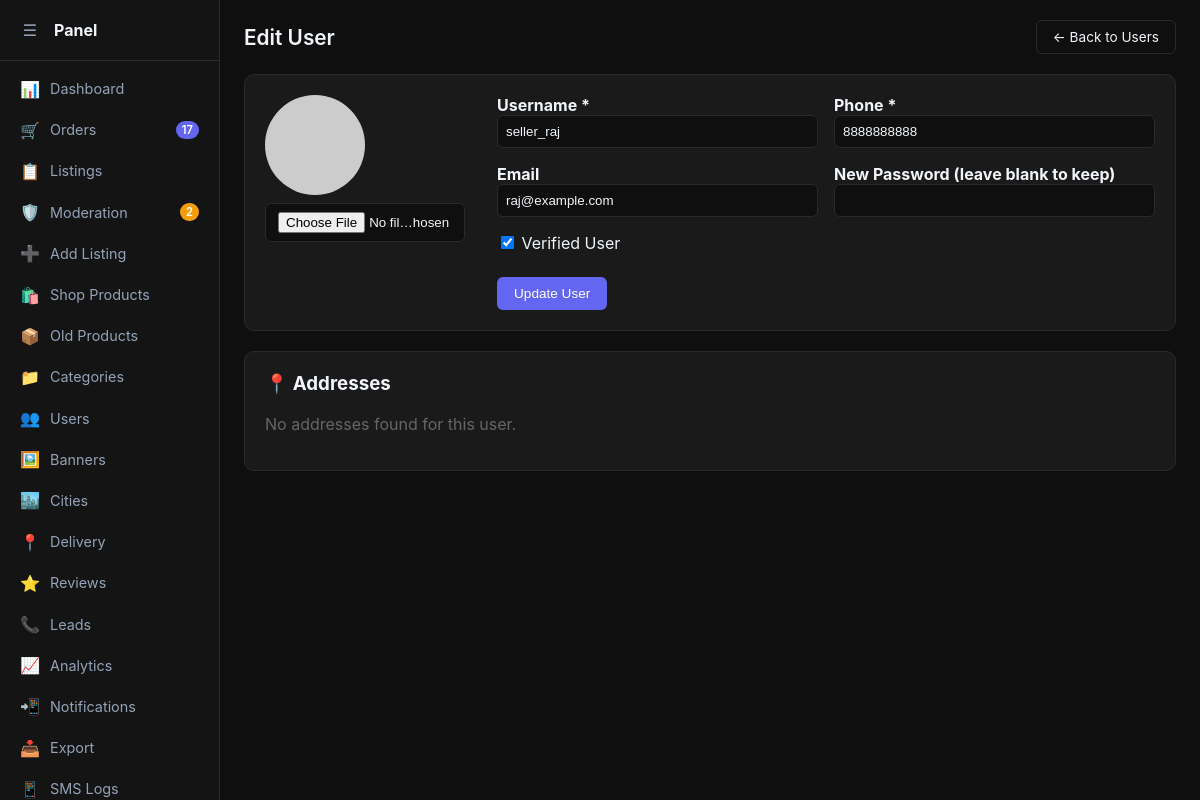
Screenshot of /apiv4/admin/index.php?page=user_form&id=2 (signed in) with the database file from the repository.
### tables this page shows
CREATE TABLE `users` (
  `user_id` bigint(20) UNSIGNED NOT NULL,
  `username` varchar(50) NOT NULL,
  `email` varchar(255) NOT NULL,
  `phone` varchar(20) DEFAULT NULL,
  `password_hash` varchar(255) NOT NULL,
  `avatar_url` varchar(500) DEFAULT NULL,
  `is_verified` tinyint(1) DEFAULT '0',
  `is_active` tinyint(1) DEFAULT '1',
  `listing_count` int(10) UNSIGNED DEFAULT '0',
  `avg_rating` decimal(2,1) DEFAULT '0.0',
  `review_count` int(10) UNSIGNED DEFAULT '0',
  `response_rate` decimal(5,2) DEFAULT '0.0',
  `last_active_at` timestamp NULL DEFAULT NULL,
  `created_at` timestamp DEFAULT CURRENT_TIMESTAMP,
  `updated_at` timestamp DEFAULT CURRENT_TIMESTAMP ON UPDATE CURRENT_TIMESTAMP,
  `gender` enum('male','female','other') DEFAULT NULL,
  `date_of_birth` date DEFAULT NULL,
  `reset_token` varchar(64) DEFAULT NULL,
  `reset_token_expires` datetime DEFAULT NULL
);

### apiv4/admin/pages/user_form.php (the view, shortened to what this page needs)
<?php
$editUser = null;
$addresses = [];
if (isset($_GET['id'])) {
    $id = $_GET['id'];
    $stmt = $db->prepare("SELECT * FROM users WHERE user_id = ?");
    $stmt->execute([$id]);
    $editUser = $stmt->fetch();
    if ($editUser) {
        $addrStmt = $db->prepare("SELECT * FROM user_addresses WHERE user_id = ? ORDER BY is_default DESC");
        $addrStmt->execute([$id]);
        $addresses = $addrStmt->fetchAll();
    }
}
?>
<div class="header">
    <div class="page-title"><?= $editUser ? 'Edit User' : 'Add New User' ?></div>
    <a href="index.php?page=users" class="btn btn-outline">← Back to Users</a>
</div>
<div class="card">
    <form method="POST" enctype="multipart/form-data">
        <div style="display: flex; gap: 2rem; align-items: flex-start; flex-wrap: wrap;">
            <div style="text-align: center;">
                <?php if (!empty($editUser['avatar_url'])): ?>
                <img src="<?= $editUser['avatar_url'] ?>" style="width: 100px; height: 100px; border-radius: 50%; object-fit: cover; margin-bottom: 0.5rem; display: block;">
                <?php else: ?>
                <div style="width: 100px; height: 100px; border-radius: 50%; background: #eee; display: flex; align-items: center; justify-content: center; margin-bottom: 0.5rem;">No Img</div>
                <?php endif; ?>
                <input type="file" name="avatar" style="width: 200px;">
            </div>
            <div style="flex: 1; min-width: 300px;">
                <div style="display: grid; grid-template-columns: repeat(auto-fill, minmax(250px, 1fr)); gap: 1rem; margin-bottom: 1rem;">
                    <label>
                        <strong>Username *</strong>
                        <input type="text" name="username" value="<?= $editUser['username'] ?? '' ?>" required style="width: 100%; padding: 0.5rem;">
                    </label>
                    <label>
                        <strong>Phone *</strong>
                        <input type="text" name="phone" value="<?= $editUser['phone'] ?? '' ?>" required style="width: 100%; padding: 0.5rem;">
                    </label>
                    <label>
                        <strong>Email</strong>
                        <input type="email" name="email" value="<?= $editUser['email'] ?? '' ?>" style="width: 100%; padding: 0.5rem;">
                    </label>
                    <label>
                        <strong><?= $editUser ? 'New Password (leave blank to keep)' : 'Password' ?></strong>
                        <input type="password" name="<?= $editUser ? 'new_password' : 'password' ?>" style="width: 100%; padding: 0.5rem;">
                    </label>
                </div>
                <label style="display: block; margin-top: 1rem;">
                    <input type="checkbox" name="is_verified" <?= (!isset($editUser) || $editUser['is_verified']) ? 'checked' : '' ?>> Verified User
                </label>
                <button type="submit" class="btn btn-primary" style="margin-top: 1.5rem;"><?= $editUser ? 'Update User' : 'Create User' ?></button>
            </div>
        </div>
    </form>
</div>
<?php if ($editUser): ?>
<div class="card">
    <h3 style="margin-top: 0;">📍 Addresses</h3>
    <?php if (empty($addresses)): ?>
        <p style="color: #666;">No addresses found for this user.</p>
    <?php endif; ?>
</div>
<?php endif; ?>

### apiv4/admin/includes/header.php (style rules this page uses)
:root { --primary: #6366f1; --primary-hover: #818cf8; --bg: #0f0f0f; --card-bg: #1a1a1a; --sidebar-bg: #141414; --text: #f1f5f9; --text-light: #94a3b8; --border: #2a2a2a; --success: #22c55e; --warning: #f59e0b; --danger: #ef4444; --sidebar-width: 220px; --sidebar-collapsed: 60px; }
* { box-sizing: border-box; }
body { font-family: -apple-system, BlinkMacSystemFont, "Segoe UI", Roboto, sans-serif; background: var(--bg); color: var(--text); margin: 0; display: flex; min-height: 100vh; }
.header { display: flex; justify-content: space-between; align-items: center; margin-bottom: 1.25rem; flex-wrap: wrap; gap: 1rem; }
.page-title { font-size: 1.3rem; font-weight: 600; }
.card { background: var(--card-bg); padding: 1.25rem; border-radius: 10px; border: 1px solid var(--border); margin-bottom: 1.25rem; }
.btn { padding: 0.5rem 1rem; border-radius: 6px; border: 1px solid transparent; cursor: pointer; font-size: 0.85rem; text-decoration: none; display: inline-flex; align-items: center; gap: 0.5rem; transition: all 0.2s; }
.btn-primary { background: var(--primary); color: white; }
.btn-outline { background: transparent; border-color: var(--border); color: var(--text); }
input, select, textarea { background: var(--bg); border: 1px solid var(--border); color: var(--text); border-radius: 6px; padding: 0.5rem 0.75rem; }

### rows the page displays
users: username "seller_raj", phone "8888888888", email "raj@example.com", is_verified "☑"

### other values shown
$orderCount "17"
$pendingCount "2"
